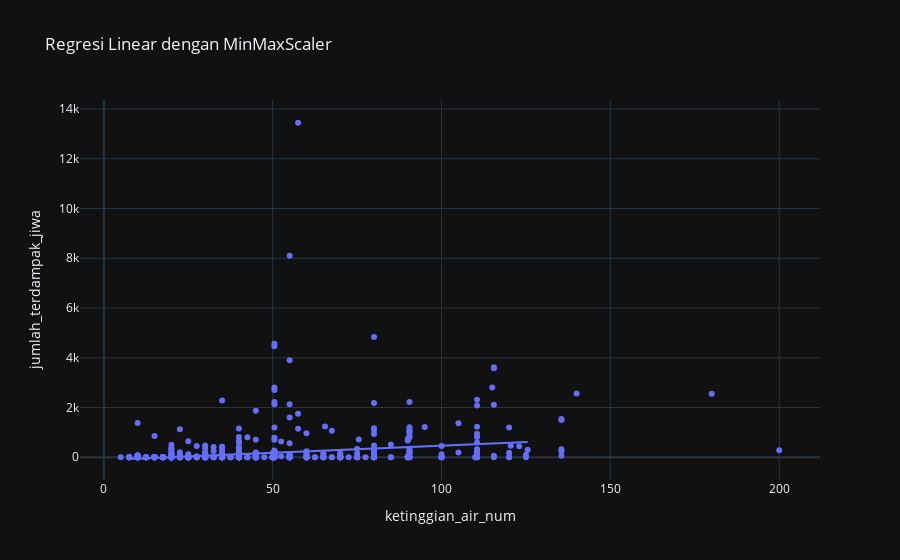

Write notebook code for a chart like this one.
### Markdown cell above
# REGRESI

### Code cell
X = merged_df[['ketinggian_air_num']]
y = merged_df['jumlah_terdampak_jiwa']


X_train, X_test, y_train, y_test = train_test_split(X, y, test_size=0.3, random_state=42)

# Scale
scaler = MinMaxScaler()
X_train_scaled = scaler.fit_transform(X_train)
X_test_scaled = scaler.transform(X_test)

# Membuat dan melatih model regresi linear
model = LinearRegression()
model.fit(X_train_scaled, y_train)

# prediksi
y_pred = model.predict(X_test_scaled)

# Evaluasi model
mse = mean_squared_error(y_test, y_pred)
r2 = r2_score(y_test, y_pred)

print("Mean Squared Error:", mse)
print("R-squared:", r2)

fig = px.scatter(merged_df, x='ketinggian_air_num', y='jumlah_terdampak_jiwa', title='Regresi Linear dengan MinMaxScaler')
fig.add_trace(px.line(x=X_test.squeeze(), y=y_pred).data[0])
fig.update_layout(template='plotly_dark')
fig.show()

### Figure 1 — Plotly figure (JSON) as saved in the notebook; plotly's stock layout.template omitted (floating-point values rounded to 4 significant figures; data arrays with more than 128 entries replaced by an {"elided": "..."} marker saying what was removed)
{"data": [{"hovertemplate": "ketinggian_air_num=%{x}<br>jumlah_terdampak_jiwa=%{y}<extra></extra>", "legendgroup": "", "marker": {"color": "#636efa", "symbol": "circle"}, "mode": "markers", "name": "", "orientation": "v", "showlegend": false, "type": "scatter", "x": {"elided": "922 float values"}, "xaxis": "x", "y": {"elided": "922 int values"}, "yaxis": "y"}, {"hovertemplate": "x=%{x}<br>y=%{y}<extra></extra>", "legendgroup": "", "line": {"color": "#636efa", "dash": "solid"}, "marker": {"symbol": "circle"}, "mode": "lines", "name": "", "orientation": "v", "showlegend": false, "type": "scatter", "x": {"elided": "277 float values"}, "xaxis": "x", "y": {"elided": "277 float values"}, "yaxis": "y"}], "layout": {"legend": {"tracegroupgap": 0}, "title": {"text": "Regresi Linear dengan MinMaxScaler"}, "xaxis": {"anchor": "y", "domain": [0, 1], "title": {"text": "ketinggian_air_num"}}, "yaxis": {"anchor": "x", "domain": [0, 1], "title": {"text": "jumlah_terdampak_jiwa"}}}}
